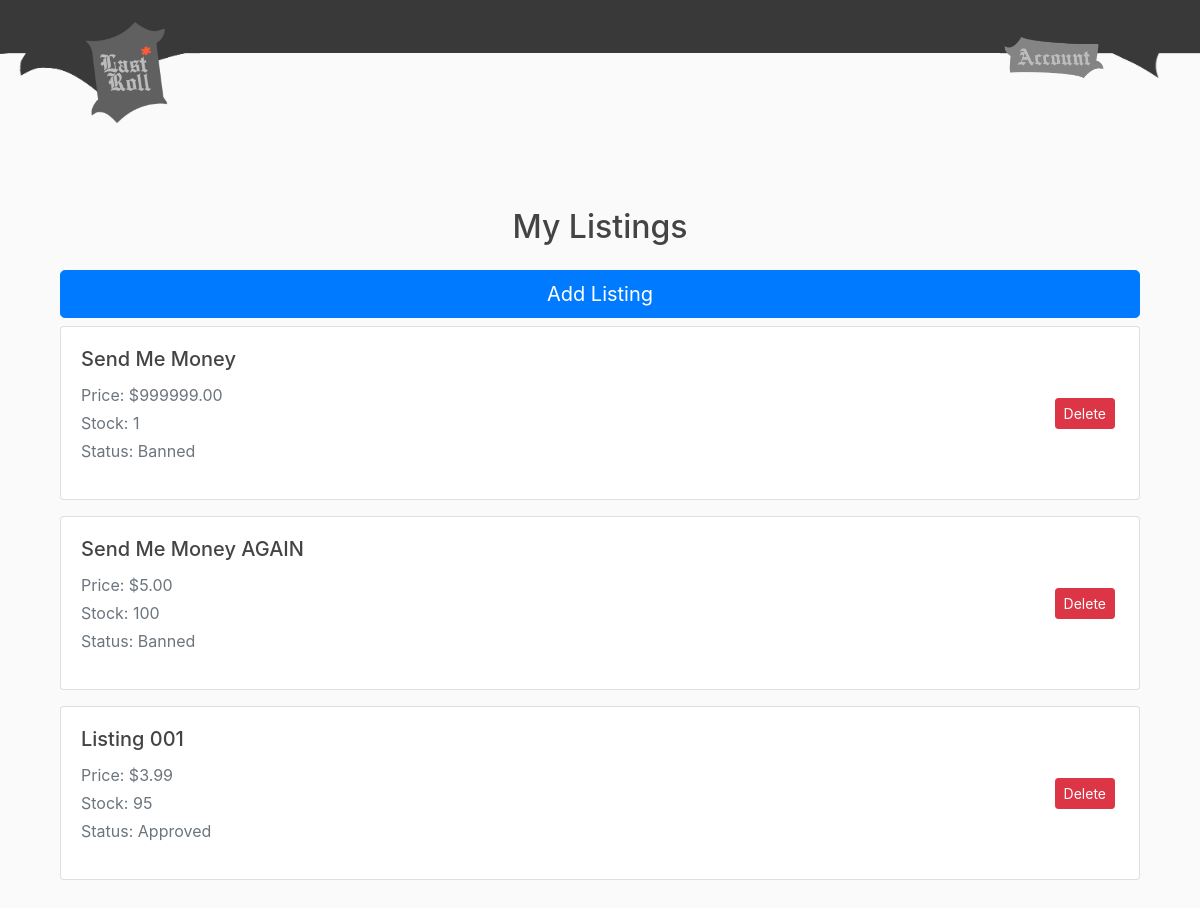
Page /sellermylistings/ (signed in) on the earlier database version.
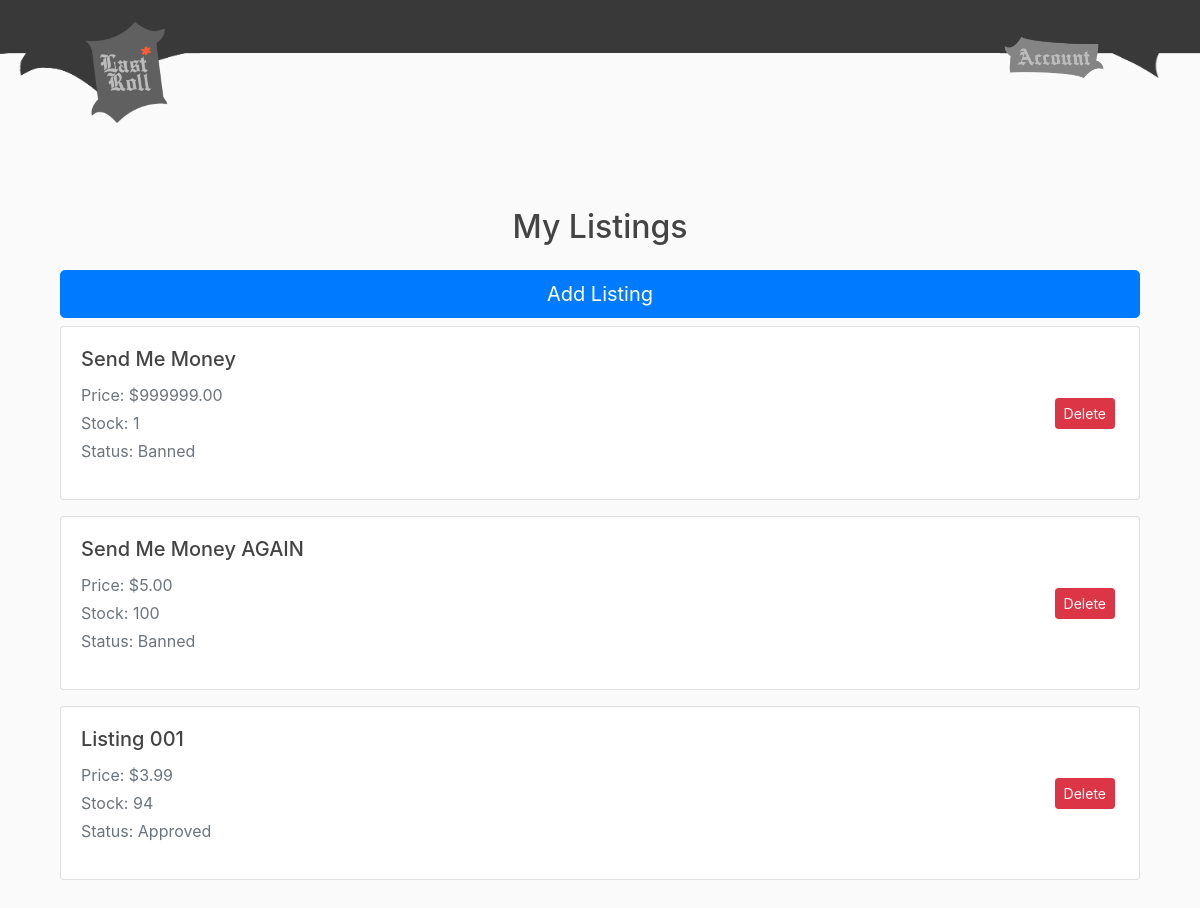
Same page on the later database version.
### store/models.py (models this page shows, shortened)
class Product(models.Model):
    seller = models.ForeignKey(Seller, on_delete=models.CASCADE)
    name = models.CharField(max_length=100)
    description = models.TextField(blank=True)
    price = models.DecimalField(max_digits=8, decimal_places=2)
    stock = models.PositiveIntegerField(default=0)
    image = models.ImageField(upload_to='product_images/', blank=True)
    created_at = models.DateTimeField(default=timezone.now)
    status = models.IntegerField(default=0)
    is_reported = models.BooleanField(default=False)
    report_confirmed = models.BooleanField(default=False)

### shop/views.py (the view)
# urls.py: path('sellermylistings/', views.sellermylistings, name='shop-sellermylistings'),
@login_required
def sellermylistings(request):
    profile = request.user.profile
    if profile.role != profile.ROLE_SELLER:
        return HttpResponseForbidden("You do not have permission to view this page.")
    listings = Product.objects.filter(seller__user=profile.user)
    context = {
        'username': request.user.username,
        'listings': listings
    }
    return render(request, 'shop/sellermylistings.html', context)

### shop/templates/shop/sellermylistings.html (shortened to what this page needs)
{% extends "shop/base.html" %}
{% block content %}
<div class="container mt-5">
  <h2 class="text-center mb-4">My Listings</h2>
    <a href="{% url 'shop-sellercreatelisting' %}" class="btn btn-primary btn-lg btn-block my-2">Add Listing</a>
  {% for product in listings %}
    <div class="card mb-3 shadow-sm">
      <div class="card-body d-flex justify-content-between align-items-center">
        <div>
          <h5 class="card-title">{{ product.name }}</h5>
          <p class="text-muted mb-1">Price: ${{ product.price }}</p>
          <p class="text-muted mb-1">Stock: {{ product.stock }}</p>
          <p class="text-muted">Status:
            {% if product.status == 0 %}Unverified
            {% elif product.status == 1 %}Approved
            {% else %}Banned
            {% endif %}
          </p>
        </div>
        <form action="{% url 'remove_product' product.pk %}" method="post" style="display: inline;">
          <button class="btn btn-danger btn-sm mx-1" type="submit">Delete</button>
        </form>
      </div>
    </div>
  {% empty %}
    <p class="text-center text-muted">You have no listings yet.</p>
  {% endfor %}
</div>
{% endblock %}

Differences in the rows shown:
changed Product "Listing 001": stock "95" → "94"
